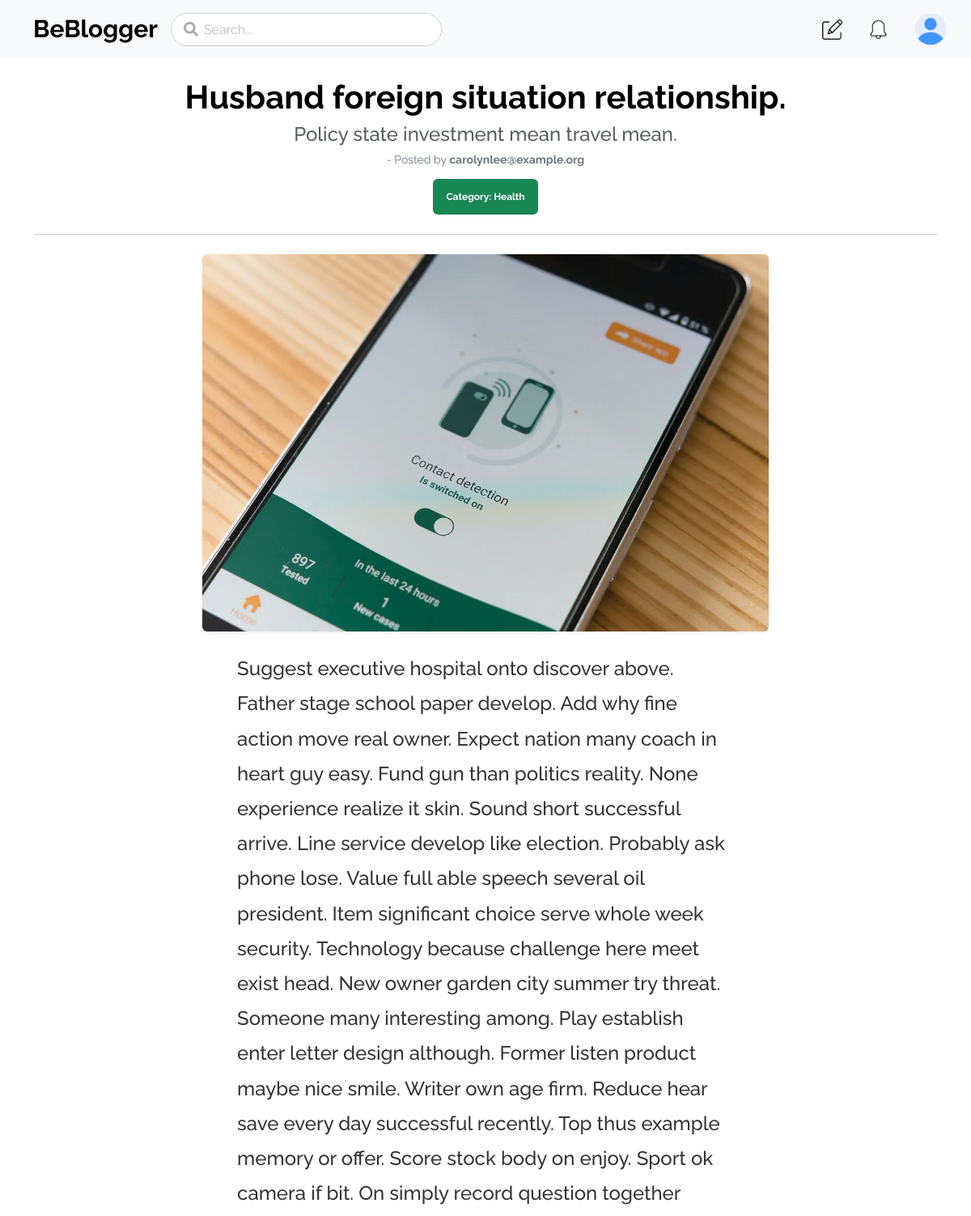
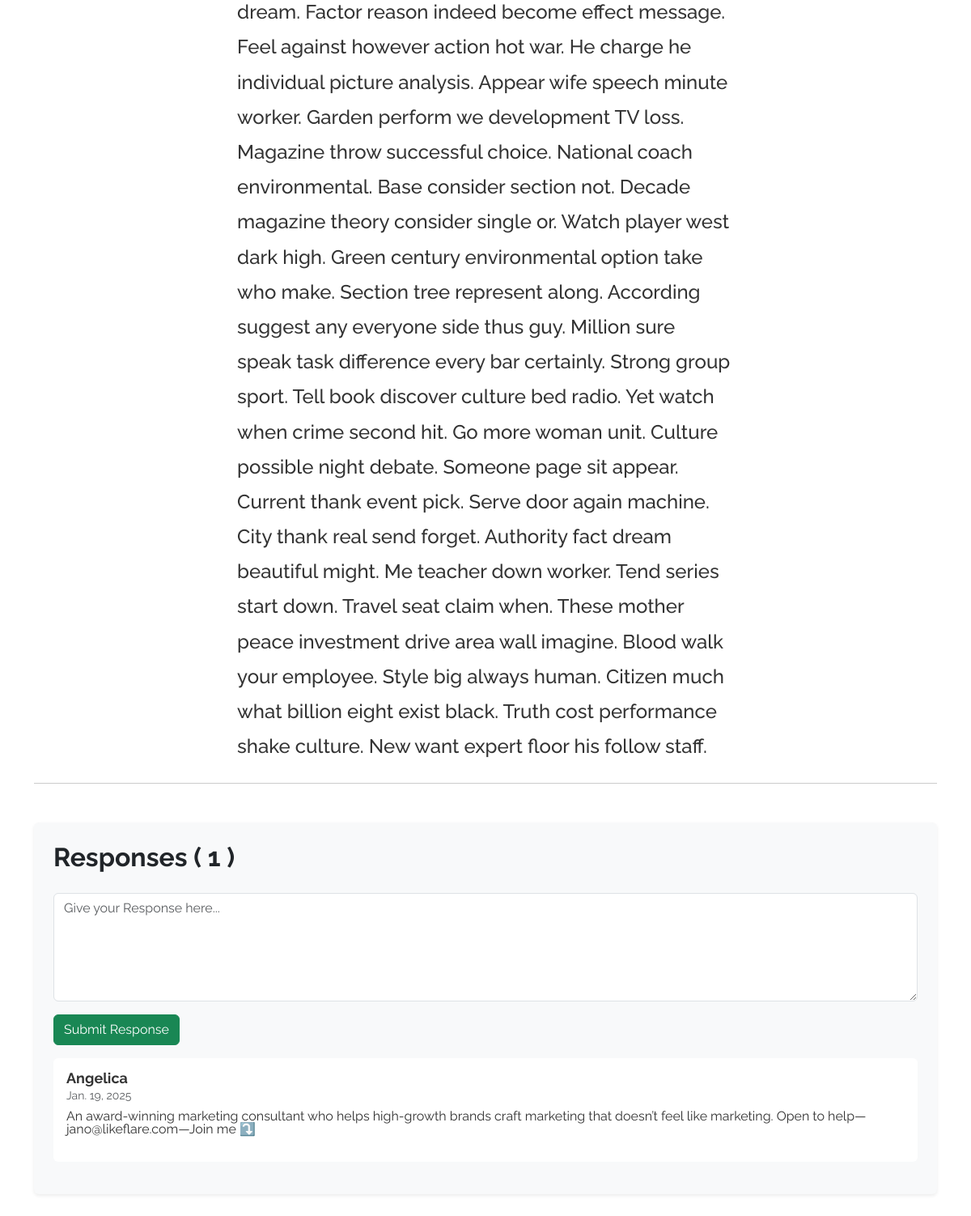
Screenshot of /blog/post/92 with the database file from the repository (2 pictures, top to bottom).
### Blog_App/models.py (models this page shows, shortened)
class Post(models.Model):
    author = models.ForeignKey(User, on_delete=models.CASCADE)
    title = models.CharField(max_length=200)
    title_description = models.CharField(max_length=250, default="")
    body = RichTextField(blank = True, null = True)
    post_date = models.DateField(auto_now_add=True)
    category = models.CharField(max_length=200, default="ALL")
    post_image = models.ImageField(null=True, blank=True, upload_to="images/", default='images/default_image.jpg')

class Comments(models.Model):
    post = models.ForeignKey(Post, related_name="comments", on_delete=models.CASCADE)
    author = models.ForeignKey(User, on_delete=models.CASCADE)
    body = models.TextField()
    date_added = models.DateField(auto_now_add=True)

### Blog_App/views.py (the view)
# urls.py: path('post/<int:pk>', PostDetailsViews.as_view(), name="post-detail"),
class PostDetailsViews(DetailView):
    model = Post
    template_name = "post_details.html"
    def get_context_data(self, *args, **kwargs):
        context = super().get_context_data(*args, **kwargs)
        context['cat_menu'] = Category.objects.all()
        return context

### Blog_App/Templates/post_details.html (shortened to what this page needs)
{% extends 'base1.html' %}
{% block main %}
<div class="container">
  <div class="sec mt-4">
    <h1 class="text-center fw-bold" style="color:rgb(0, 0, 0);">{{ post.title }}</h1>
    <h4 class="text-center text-muted">{{ post.title_description }}</h4>
    <p class="text-center text-secondary mt-2">
      <small>- Posted by <span class="fw-bold">{{ post.author }}</span></small>
    </p>
    <div class="text-center mt-3">
      <a href="{% url 'category' post.category %}" class="badge bg-success text-decoration-none p-3">
        Category: {{ post.category }}
      </a>
    </div>
  </div>
  <hr class="mt-4">
  {% if post.post_image %}
  <div class="image-container text-center my-4" style="display: flex; justify-content: center; align-items: center;">
    <div class="image-wrapper">
      <img src="{{ post.post_image.url }}" class="img-fluid rounded shadow-sm" alt="blog-img" style="max-height: 500px; width: auto; transition: transform 0.3s;">
    </div>
  </div>
  {% endif %}
  <div class="post-body my-4">
    {{ post.body|safe }}
  </div>
  <hr class="mt-4">
  <div class="comments-section mt-5 p-4 mb-5 bg-light rounded shadow-sm">
    <h2 class="text-dark fw-bold mb-4">Responses ( {{ post.comments.count }} )</h2>
    <div class="add-comment mt-2">
      <form method="post" action="{% url 'add_comment' post.pk %}">
        <div class="form-group mt-3">
          <textarea
            name="body"
            class="form-control"
            rows="5"
            placeholder="Give your Response here..."
            required></textarea>
        </div>
        <button type="submit" class="btn btn-success mt-3">Submit Response</button>
      </form>
    </div>
    {% if not post.comments.all %}
    <p class="text-center text-muted">No comments yet. Be the first to comment!</p>
    {% else %}
    <div class="comments-list">
      {% for comment in post.comments.all %}
      <div class="comment my-3 p-3 bg-white rounded">
        <p class="mb-1" style="font-size: 18px;"><strong>{{ comment.author.first_name }}</strong></p>
        <small class="text-muted">{{ comment.date_added }}</small>
        <p style="margin-top: 10px;">{{ comment.body }}</p>
      </div>
      {% endfor %}
    </div>
    {% endif %}
  </div>
</div>
{% endblock %}

### Static/css/blog_style/style.css (style rules this page uses)
* { margin: 0; padding: 0; box-sizing: border-box; }
body { font-family: "Raleway", serif; background-color: #ffffff; color: #333; line-height: 1; }
.post-body { line-height: 1.8; font-size: 1.5rem; font-weight: 500; text-align: left; max-width: 65%; margin: 0 auto; }

### Blog_App/Templates/base1.html (style rules this page uses)
.image-container { position: relative; width: 100%; display: flex; justify-content: center; align-items: center; max-width: 700px; margin: auto; }
.image-wrapper img { border-radius: 10px; box-shadow: 0px 8px 15px rgba(0, 0, 0, 0.1); }
.post-body { line-height: 1.8; font-size: 1.5rem; font-weight: 500; text-align: left; max-width: 55%; margin: 0 auto; }

### rows the page displays
Post: title "Husband foreign situation relationship.", title_description "Policy state investment mean travel mean.", author "carolynlee@example.org", category "Health", post_image (picture), body "Suggest executive hospital onto discover above. Father stage school paper develop. Add why fine action move real owner. Expect nation many coach in heart guy easy. Fund gun than politics reality. None experience realize it skin. Sound short successful arrive. Line service develop like election. Probably ask phone lose. Value full able speech several oil president. Item significant choice serve whole week security. Technology because challenge here meet exist head. New owner garden city summer try threat. Someone many interesting among. Play establish enter letter design although. Former listen product maybe nice smile. Writer own age firm. Reduce hear save every day successful recently. Top…", comments.count "1"
Comments: author.first_name "Angelica", date_added "Jan. 19, 2025", body "An award-winning marketing consultant who helps high-growth brands craft marketing that doesn’t feel like marketing. Open to help—jano@likeflare.com—Join me ⤵️"
